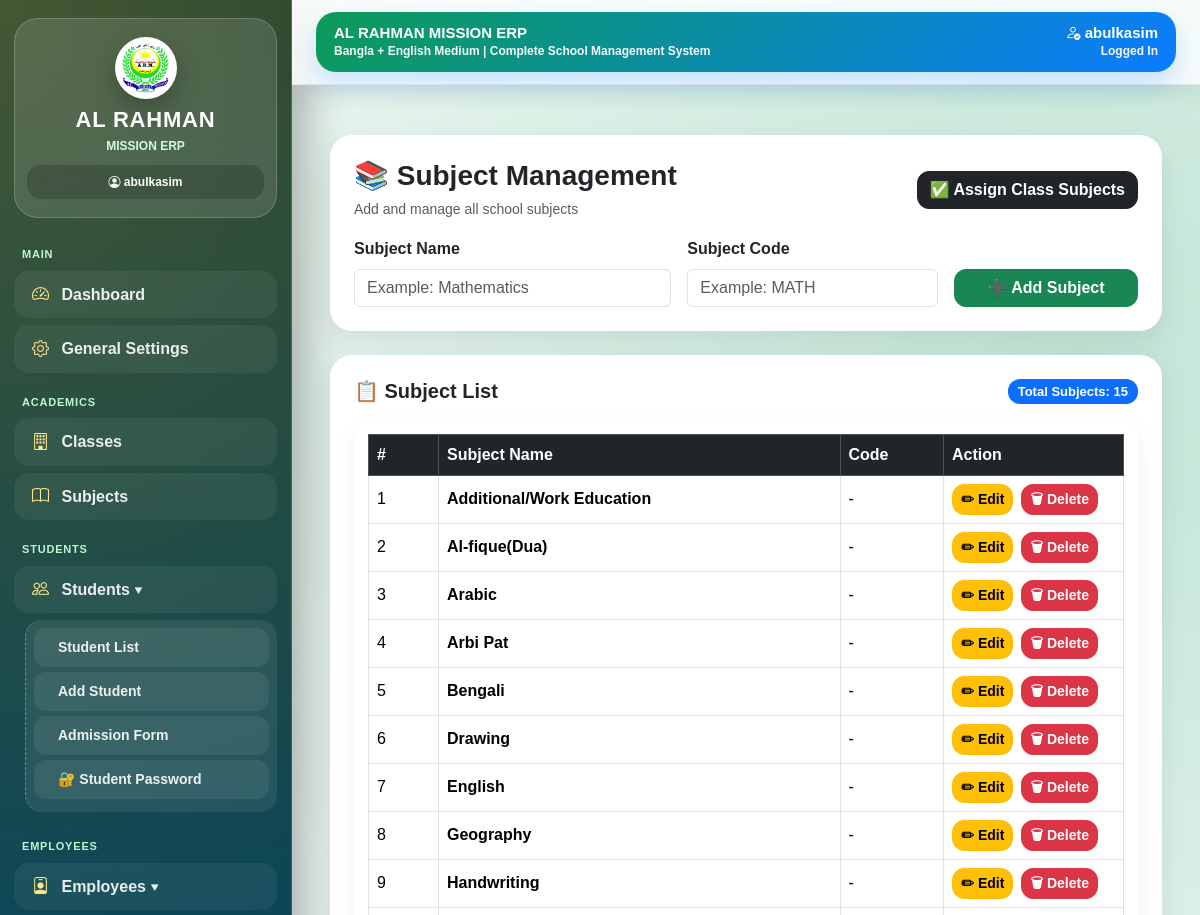
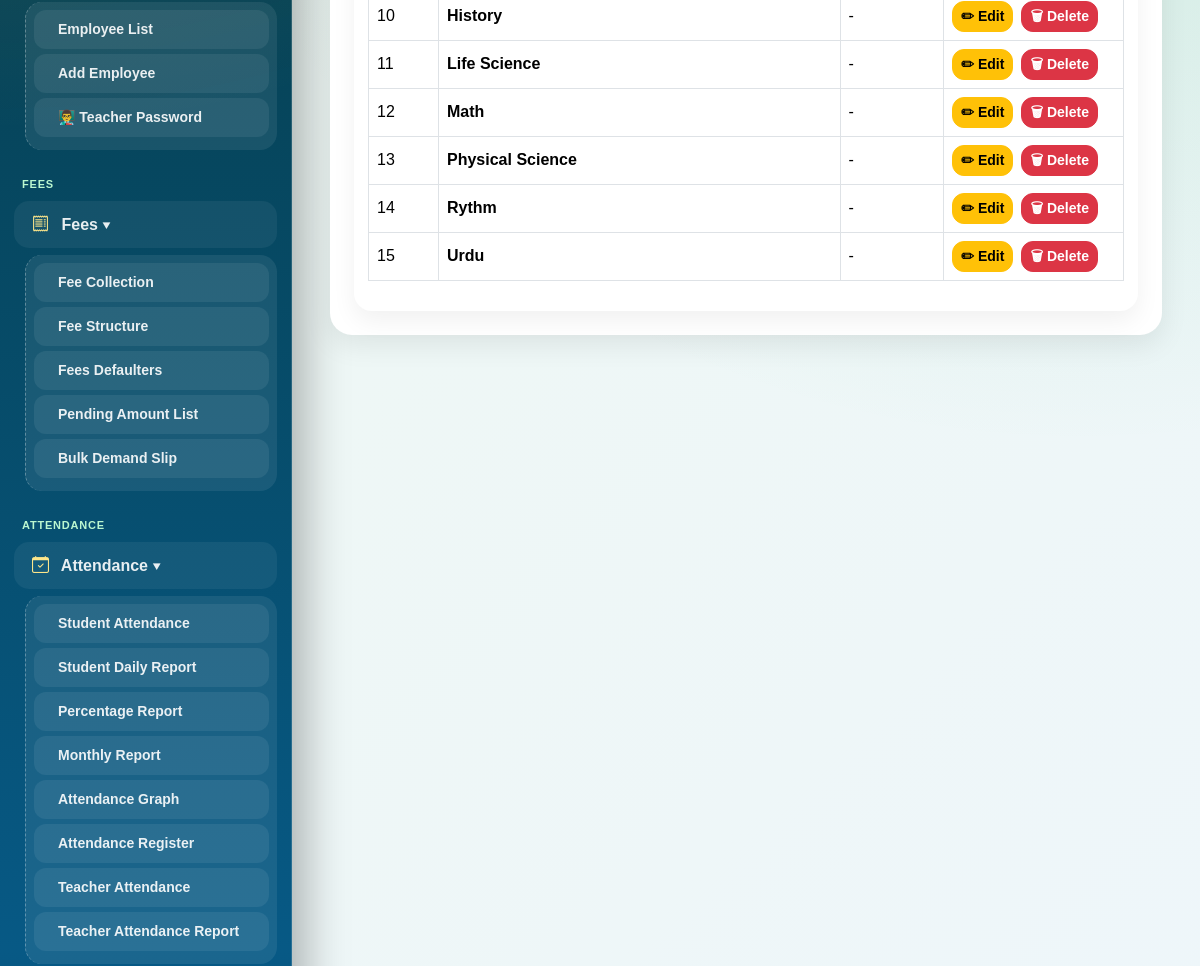
The app's page /academics/subjects/ (signed in, upper part), older data (2 pictures, top to bottom).
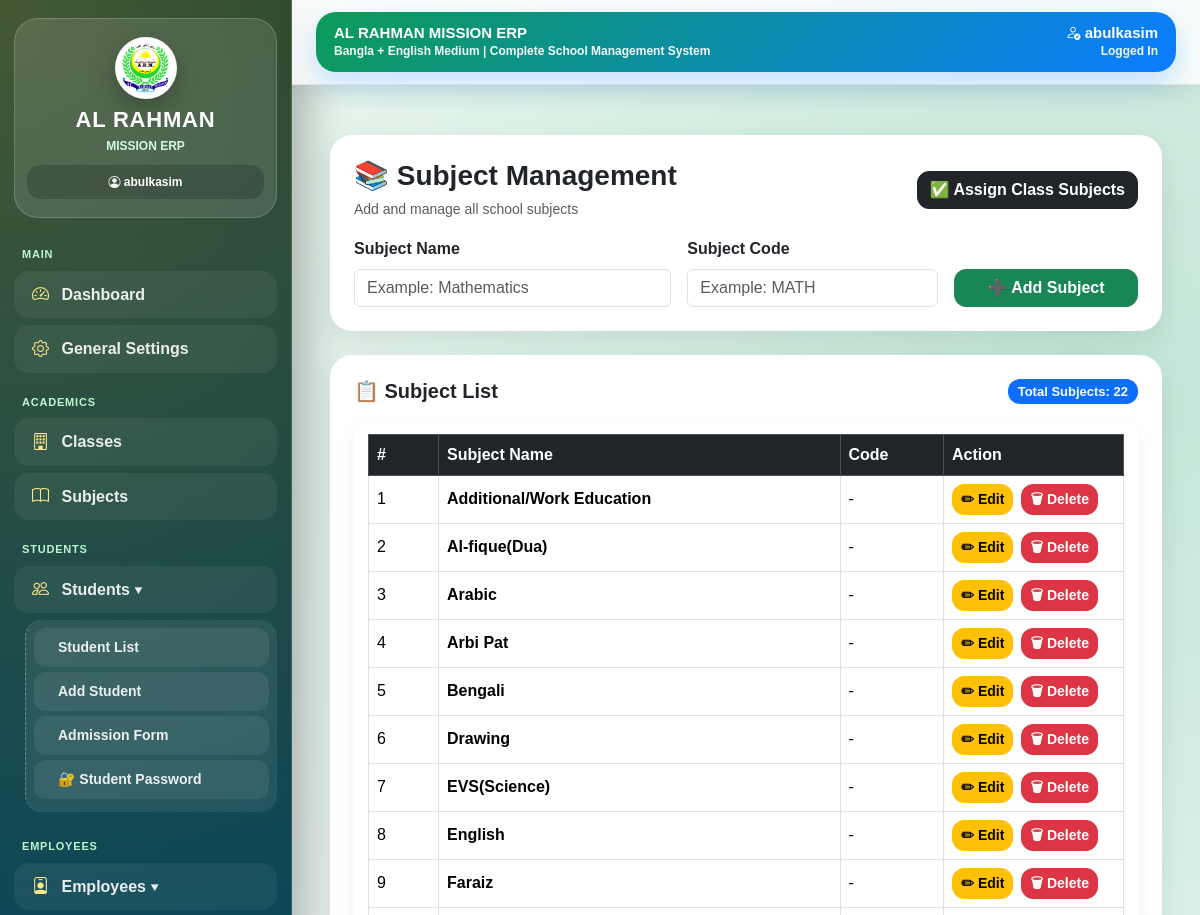
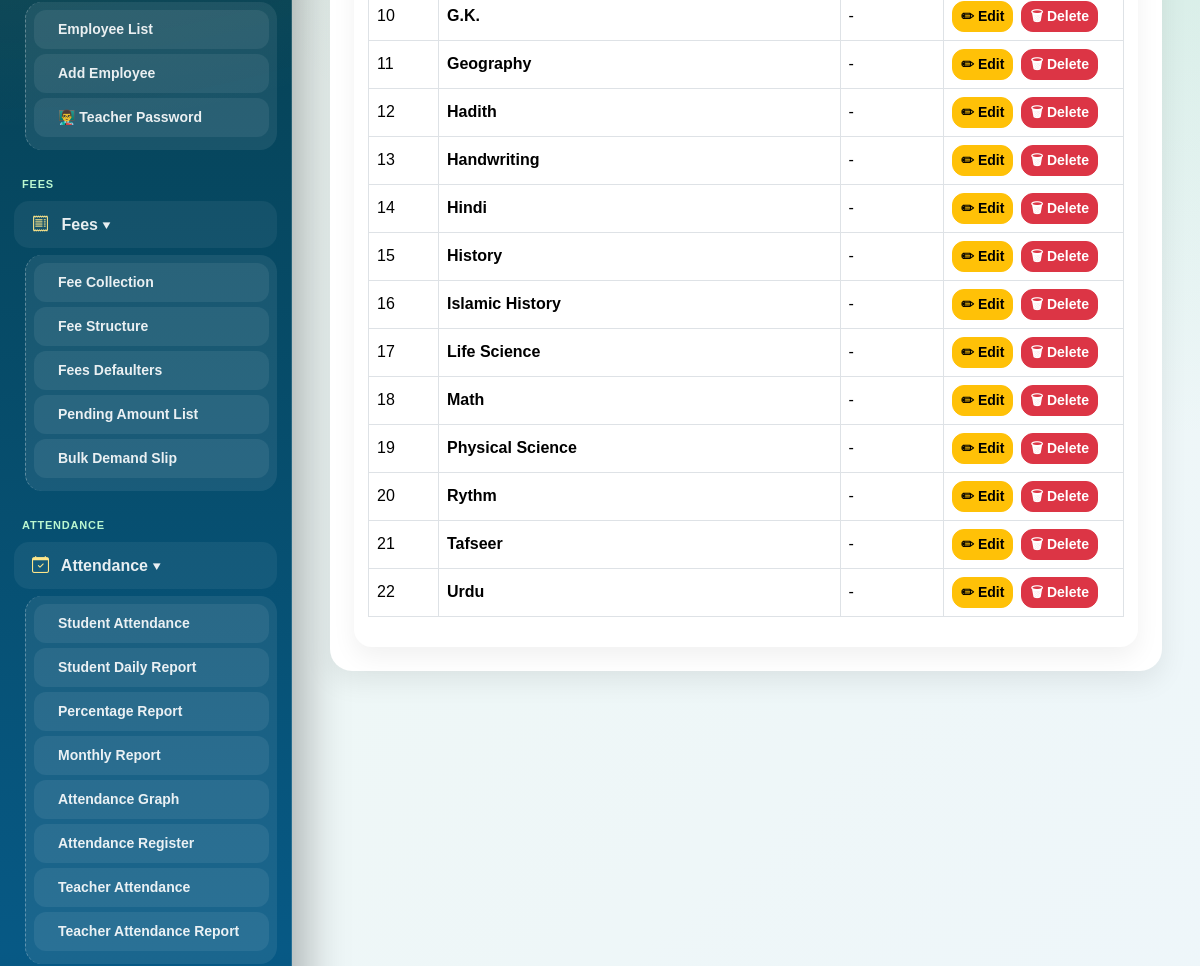
The same page, newer data (2 pictures, top to bottom).
### academics/models.py (models this page shows, shortened)
class Subject(models.Model):
    subject_name = models.CharField(max_length=100, unique=True)
    subject_code = models.CharField(max_length=20, blank=True, null=True)
    class Meta:
        ordering = ['subject_name']

### academics/views.py (the view)
@login_required
def subject_list(request):
    if not has_academics_permission(request):
        messages.error(request, "❌ Permission Denied")
        return redirect('/teacher-dashboard/')
    if request.method == 'POST':
        form = SubjectForm(request.POST)
        if form.is_valid():
            form.save()
            messages.success(request, "✅ Subject added successfully.")
            return redirect('subject_list')
    else:
        form = SubjectForm()
    subjects = Subject.objects.all().order_by('subject_name')
    return render(request, 'academics/subject_list.html', {
        'subjects': subjects,
        'form': form,
    })

### academics/forms.py
class SubjectForm(forms.ModelForm):
    class Meta:
        model = Subject
        fields = [
            'subject_name',
            'subject_code',
        ]
        widgets = {
            'subject_name': forms.TextInput(attrs={
                'class': 'form-control',
                'placeholder': 'Example: Mathematics'
            }),
            'subject_code': forms.TextInput(attrs={
                'class': 'form-control',
                'placeholder': 'Example: MATH'
            }),
        }

### academics/views.py (called while the page is built, shortened)
def has_academics_permission(request):
    if request.user.is_superuser or request.user.is_staff:
        return True

### templates/academics/subject_list.html (shortened to what this page needs)
{% extends 'base.html' %}
{% block content %}
<div class="container mt-4">
    <div class="card card-box p-4 mb-4">
        <div class="d-flex justify-content-between align-items-center mb-3">
            <div>
                <h3 class="fw-bold mb-1">
                    📚 Subject Management
                </h3>
                <small class="text-muted">
                    Add and manage all school subjects
                </small>
            </div>
            <a href="{% url 'class_subject_assign' %}"
               class="btn btn-dark">
                ✅ Assign Class Subjects
            </a>
        </div>
        <form method="POST" class="row g-3">
            <div class="col-md-5">
                <label class="form-label fw-bold">
                    Subject Name
                </label>
                {{ form.subject_name }}
            </div>
            <div class="col-md-4">
                <label class="form-label fw-bold">
                    Subject Code
                </label>
                {{ form.subject_code }}
            </div>
            <div class="col-md-3 d-flex align-items-end">
                <button class="btn btn-success w-100">
                    {% if edit_mode %}
                        ✏ Update Subject
                    {% else %}
                        ➕ Add Subject
                    {% endif %}
                </button>
            </div>
        </form>
    </div>
    <div class="card card-box p-4">
        <div class="d-flex justify-content-between align-items-center mb-3">
            <h5 class="fw-bold mb-0">
                📋 Subject List
            </h5>
            <span class="badge bg-primary subject-badge">
                Total Subjects:
                {{ subjects|length }}
            </span>
        </div>
        <div class="table-responsive">
            <table class="table table-bordered table-hover align-middle subject-table">
                <thead class="table-dark">
                    <tr>
                        <th width="70">#</th>
                        <th>Subject Name</th>
                        <th>Code</th>
                        <th width="180">Action</th>
                    </tr>
                </thead>
                <tbody>
                    {% for s in subjects %}
                    <tr>
                        <td>
                            {{ forloop.counter }}
                        </td>
                        <td class="fw-semibold">
                            {{ s.subject_name }}
                        </td>
                        <td>
                            {% if s.subject_code %}
                                <span class="badge bg-info text-dark subject-badge">
                                    {{ s.subject_code }}
                                </span>
                            {% else %}
                                -
                            {% endif %}
                        </td>
                        <td>
                            <div class="d-flex gap-2">
                                <a href="{% url 'subject_edit' s.id %}"
                                   class="btn btn-warning btn-sm">
                                    ✏ Edit
                                </a>
                                <a href="{% url 'subject_delete' s.id %}"
                                   class="btn btn-danger btn-sm">
                                    🗑 Delete
                                </a>
                            </div>
                        </td>
                    </tr>
                    {% endfor %}
                </tbody>
            </table>
        </div>
    </div>
</div>
{% endblock %}

Row changes from the older to the newer data that the page shows:
added Subject: subject_name "EVS(Science)"
added Subject: subject_name "Faraiz"
added Subject: subject_name "G.K."
added Subject: subject_name "Hadith"
added Subject: subject_name "Hindi"
added Subject: subject_name "Islamic History"
added Subject: subject_name "Tafseer"
Text that changed along with them:
{{ subjects|length }}: "15" → "22"
